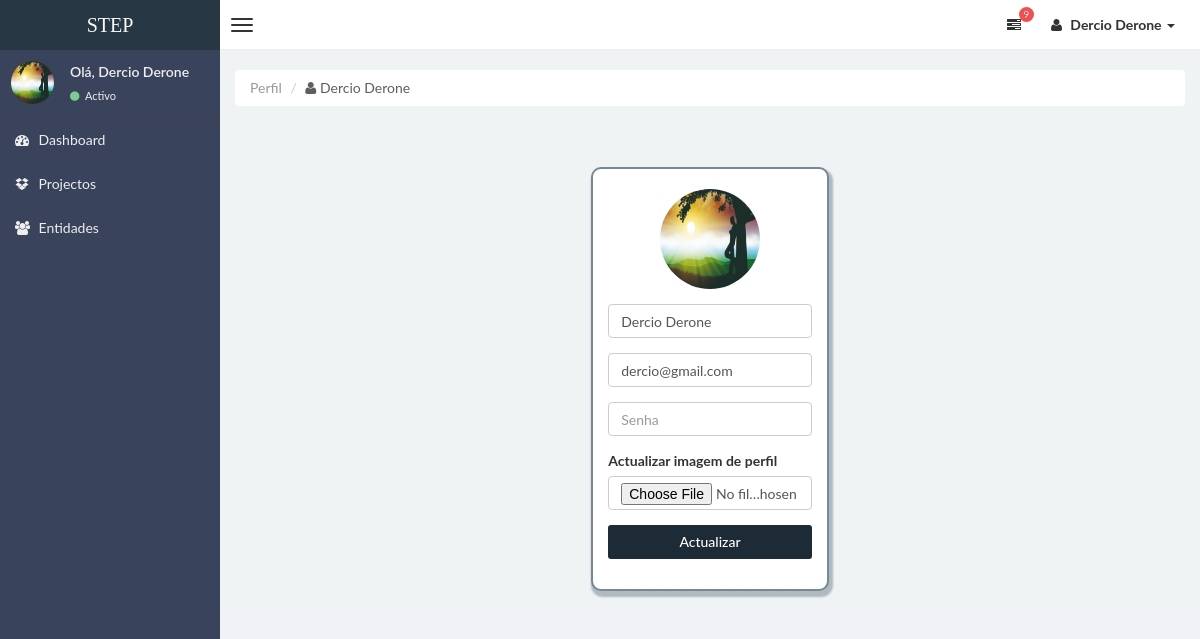
The app's page /perfil (signed in) with its own data.
### stepsite/models.py (models this page shows, shortened)
class Usuarios(db.Model,UserMixin):
    id = db.Column(db.Integer,primary_key=True)
    nome = db.Column(db.String(30), unique=True, nullable=False)
    email = db.Column(db.String(100), unique=True, nullable=False)
    senha = db.Column(db.String(100), unique=False, nullable=False)
    imagem = db.Column(db.String(30), nullable=False, default='defaultUser.jpg')
    categorias = db.relationship('Categorias', backref='usuarios', lazy=True)
    entidades = db.relationship('Entidades', backref='usuarios', lazy=True)
    projectos = db.relationship('Projectos', backref='usuarios', lazy=True)

### stepsite/users/routes.py (the view, shortened to what this page needs)
@users.route("/perfil",methods=['GET','POST'])
@login_required
def perfil():
    form = FormPerfil()
    if request.method == 'GET':
        form.username.data = current_user.nome
        form.email.data = current_user.email
    image_file = url_for('static',filename='profile_img'+current_user.imagem)
    return render_template("perfil.html",title="STEP | Perfil",form=form)

### stepsite/users/forms.py (shortened to what this page needs)
class FormPerfil(FlaskForm):
    username = StringField('Username', validators=[DataRequired(),length(min=3,max=30,message="Só é permetido nome no intervalo de 3 a 20 dígitos.")])
    imagem = FileField('Actualizar imagem de perfil', validators=[file_allowed(['jpg','png'],message="Só é permitido ficheiros do tipo .png e .jpg.")])
    email = StringField(label='Email',validators=[DataRequired(),Email(message="Email inválido."),length(min=4,max=100,message="Só é email no intervalo de 4 a 100 dígitos.")])
    password = PasswordField('Senha',validators=[DataRequired()])
    submit = SubmitField('Actualizar')

### stepsite/models.py (called while the page is built)
@login_manager.user_loader
def load_user(user_id):
    return Usuarios.query.get(int(user_id))

### stepsite/templates/perfil.html (shortened to what this page needs)
{% extends "layoutAdmin.html" %}
{% block content %}
<div class="row">
    <div class="col-md-12">
        <ul class="breadcrumb">
            <li class="active">Perfil</li>
            <li><a style="color: rgb(95, 93, 93);"><i class="fa fa-user"></i> {{current_user.nome}} </a></li>
        </ul>
    </div>
    <div class="col-md-12">
    </div>
</div>
<br><br>
    <div class="caixa-login">
        <div class="col-md-3 subcaixa">
        <form method="POST" action="{{url_for('users.perfil')}}" enctype="multipart/form-data">
            <fieldset class="form-group">
            <br>
                <div class="form-group caixaUser">
                     <img src="{{url_for('static',filename='profile_img/'+current_user.imagem)}}" alt="" class="img-circle" style="width: 100px; height: 100px;">
                </div>
                <div class="form-group">
                    {% if form.username.errors %}
                      {{ form.username(class="form-control form-control-sm is-invalid",placeholder="Nome de usuário",autocomplete="off")}}
                    <div class="invalid-feedback">
                            {% for erro in form.username.errors %}
                                <span>{{ erro }}</span>
                            {% endfor %}
                    </div>
                    {% else %}
                        {{ form.username(class="form-control form-control-sm",placeholder="Nome de usuário",autocomplete="off")}}
                    {% endif %}
                </div>
                <div class="form-group">
                    {% if form.email.errors %}
                      {{ form.email(class="form-control form-control-sm is-invalid",placeholder="Email",autocomplete="off")}}
                    <div class="invalid-feedback">
                            {% for erro in form.email.errors %}
                                <span>{{ erro }}</span>
                            {% endfor %}
                    </div>
                    {% else %}
                        {{ form.email(class="form-control form-control-sm",placeholder="Email",autocomplete="off")}}
                    {% endif %}
                </div>
                <div class="form-group">
                    {% if form.password.errors %}
                      {{ form.password(class="form-control form-control-sm is-invalid",placeholder="Senha")}}
                    <div class="invalid-feedback">
                            {% for erro in form.password.errors %}
                                <span>{{ erro }}</span>
                            {% endfor %}
                    </div>
                    {% else %}
                        {{ form.password(class="form-control form-control-sm",placeholder="Senha")}}
                    {% endif %}
                </div>
                <div class="form-group">
                    {{ form.imagem.label()}}
                    {{ form.imagem(class="form-control form-control-sm",placeholder="Imagem")}}
                </div>
                <div class="form-group">
                    {{ form.submit(class="btn dsBtn-2",style="width: 100%;")}}
                </div>
            </fieldset>
        </form>
        </div>
    </div>
{% endblock content %}

### stepsite/templates/layoutAdmin.html (shortened to what this page needs)
<!DOCTYPE html>
<html>
    <head>
        <link href="../static/css/bootstrap.css" rel="stylesheet" type="text/css" />
        <link href="../static/css/font-awesome.min.css" rel="stylesheet" type="text/css" />
        <link href="../static/css/mystyle.css" rel="stylesheet" type="text/css" />
        <link href="../static/css/style.css" rel="stylesheet" type="text/css" />
    </head>
    <body class="skin-black">
        <header class="header">
            <a href="{{url_for('main.home')}}" class="logo">
                STEP
            </a>
            <nav class="navbar navbar-static-top" role="navigation">
                <a href="#" class="navbar-btn sidebar-toggle" data-toggle="offcanvas" role="button" >
                    <span class="icon-bar"></span>
                    <span class="icon-bar"></span>
                    <span class="icon-bar"></span>
                </a>
                <div class="navbar-right">
                    <ul class="nav navbar-nav">
                      <li class="dropdown tasks-menu">
                            <a href="#" class="dropdown-toggle" data-toggle="dropdown">
                                <i class="fa fa-tasks"></i>
                                <span class="label label-danger">9</span>
                            </a>
                        </li>
                        <li class="dropdown user user-menu">
                            <a href="#" class="dropdown-toggle" data-toggle="dropdown">
                                <i class="fa fa-user"></i>
                                <span> {{current_user.nome}} <i class="caret"></i></span>
                            </a>
                        </li>
                    </ul>
                </div>
            </nav>
        </header>
        <div class="wrapper row-offcanvas row-offcanvas-left">
            <aside class="left-side sidebar-offcanvas">
                <section class="sidebar">
                    <div class="user-panel">
                        <div class="pull-left image">
                            <img src="{{url_for('static',filename='profile_img/'+current_user.imagem)}}" class="img-circle" alt="User Image" />
                        </div>
                        <div class="pull-left info">
                            <p>Olá, {{current_user.nome}} </p>
                            <a href="#"><i class="fa fa-circle text-success"></i> Activo</a>
                        </div>
                    </div>
                    <ul class="sidebar-menu">
                        <li>
                            <a href="{{url_for('projects.admin')}}">
                                <i class="fa fa-dashboard"></i> <span>Dashboard </span>
                            </a>
                        </li>
                        <li>
                            <a href="{{url_for('projects.projectos')}}">
                                <i class="fa fa-dropbox"></i> <span>Projectos</span>
                            </a>
                        </li>
                        <li class="">
                            <a href="{{url_for('entidads.entidades')}}">
                                <i class="fa fa-group"></i> <span>Entidades</span>
                            </a>
                        </li>
                    </ul>
                </section>
            </aside>
            <aside class="right-side">
            <section class="content">
            {% block content %}
            {% endblock content %}
            </section>
			</aside>
		</div>
    </body>
</html>

### stepsite/static/css/mystyle.css (style rules this page uses)
.caixaUser { display: flex; justify-content: center; color: #283744; font-size: 50px; }
.caixa-login { display: flex; justify-content: center; }
.caixa-login .subcaixa { background-color: white; border-radius: 10px; border: 2px solid #788896; box-shadow: 2px 4px 2px 2px #7888968c; }
.dsBtn-2 { background-color: #1d2b36; color: white; }

### records on screen
Usuarios: nome "Dercio Derone", imagem (placeholder picture), email "dercio@gmail.com"
